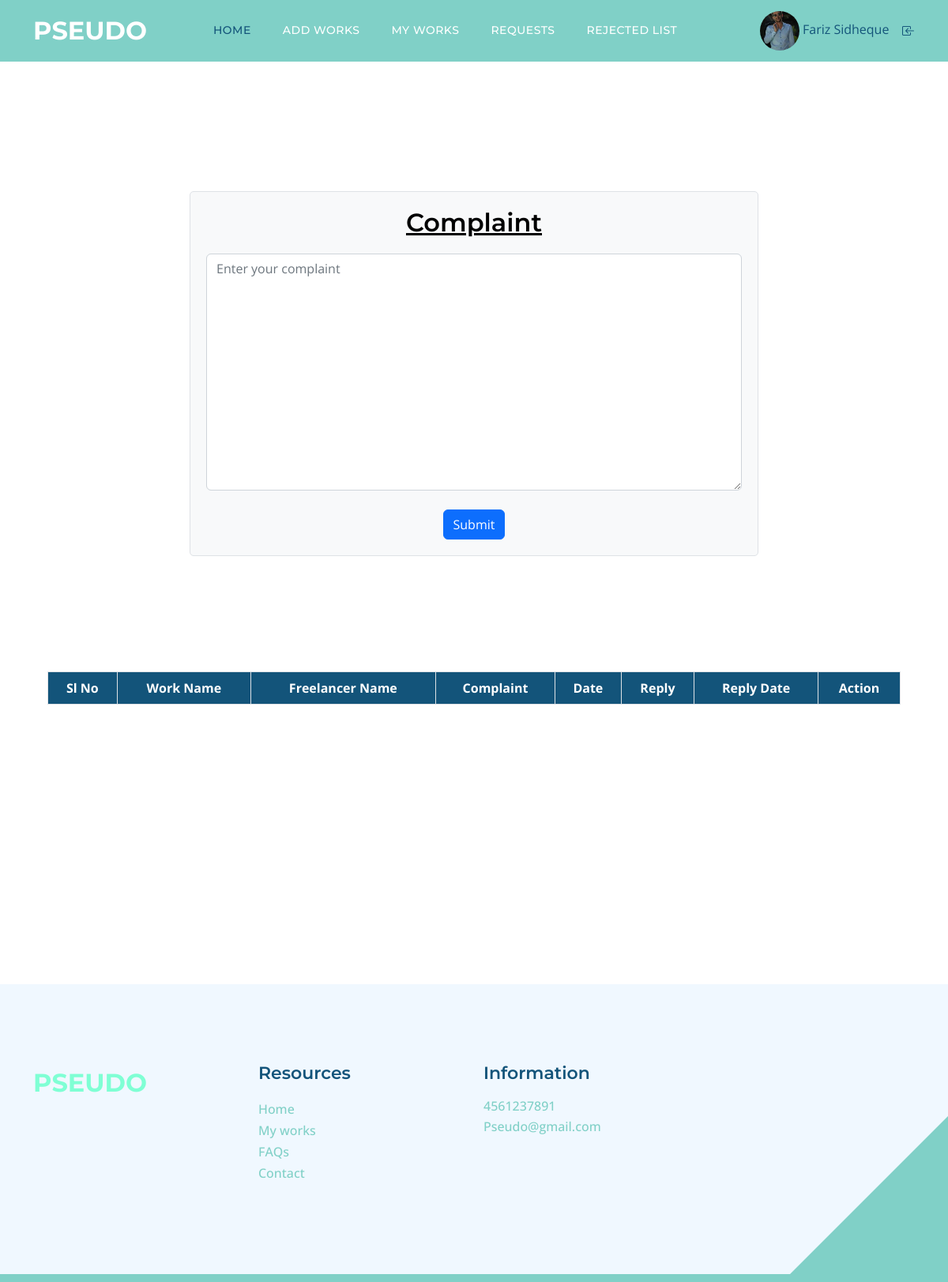
Page /client/Clientcomplaint.php (signed in) on the earlier database version.
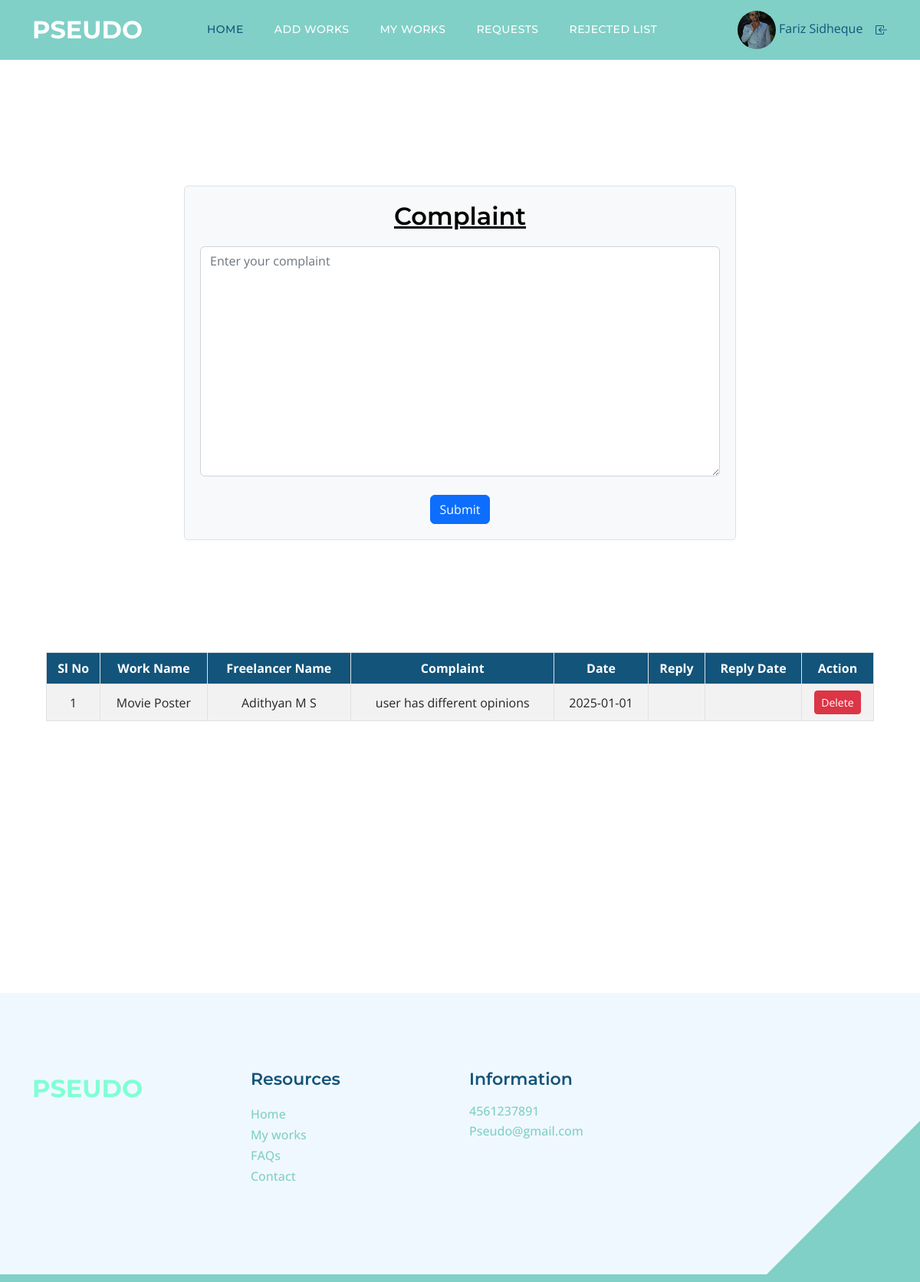
Same page on the later database version.
### tables this page shows
CREATE TABLE `tbl_complaint` (
  `complaint_id` int(11) NOT NULL,
  `complaint_details` varchar(1000) NOT NULL,
  `complaint_date` varchar(20) NOT NULL,
  `complaint_reply` varchar(1000) NOT NULL,
  `freelan_id` int(11) NOT NULL,
  `client_id` int(11) NOT NULL,
  `request_id` int(11) NOT NULL,
  `complaint_status` int(11) NOT NULL,
  `complaint_rdate` varchar(50) NOT NULL
);

CREATE TABLE `tbl_work` (
  `work_id` int(11) NOT NULL,
  `work_name` varchar(100) NOT NULL,
  `work_price` varchar(50) NOT NULL,
  `work_details` varchar(1000) NOT NULL,
  `work_doc` varchar(50) NOT NULL,
  `client_id` int(11) NOT NULL,
  `subcat_id` int(11) NOT NULL,
  `work_final` varchar(100) NOT NULL,
  `work_status` int(11) NOT NULL DEFAULT 0
);

CREATE TABLE `tbl_freelan` (
  `freelan_id` int(11) NOT NULL,
  `freelan_name` varchar(50) NOT NULL,
  `freelan_email` varchar(50) NOT NULL,
  `place_id` int(11) NOT NULL,
  `freelan_address` varchar(200) NOT NULL,
  `freelan_photo` varchar(50) NOT NULL,
  `freelan_proof` varchar(50) NOT NULL,
  `freelan_password` varchar(50) NOT NULL,
  `freelan_dob` varchar(20) NOT NULL,
  `freelan_contact` varchar(20) NOT NULL,
  `freelan_status` int(11) NOT NULL,
  `freelan_gender` varchar(50) NOT NULL
);

### client/Clientcomplaint.php (the view, shortened to what this page needs)
<?php
include('Header.php');
        ?>
<!DOCTYPE html PUBLIC "-//W3C//DTD XHTML 1.0 Transitional//EN" "http://www.w3.org/TR/xhtml1/DTD/xhtml1-transitional.dtd">
<html xmlns="http://www.w3.org/1999/xhtml">
<head>
</head>
<body>
<form id="frm_complaint" name="frm_complaint" method="post" action="">
<div class="container form-container">
    <form method="post" action="your_action_page.php">
        <h3 class="text-center">Complaint</h3>
        <div class="form-group">
            <textarea class="form-control" name="txt_complaint" id="txt_complaint" placeholder="Enter your complaint"></textarea>
        </div>
        <br>
        <div class="form-group text-center">
            <button type="submit" name="btn_submit" class="btn btn-primary">Submit</button>
        </div>
    </form>
</div>
  <p>&nbsp;</p>
  <p>&nbsp;</p>
  <div class="table-container">
    <table class="table table-bordered">
        <thead>
            <tr>
                <th scope="col">Sl No</th>
                <th scope="col">Work Name</th>
                <th scope="col">Freelancer Name</th>
                <th scope="col">Complaint</th>
                <th scope="col">Date</th>
                <th scope="col">Reply</th>
                <th scope="col">Reply Date</th>
                <th scope="col">Action</th>
            </tr>
        </thead>
        <tbody>
        <?php
	$i=0;
			$selqry="select * from tbl_complaint u
            inner join tbl_request j on u.request_id=j.request_id
            inner join tbl_work p on j.work_id=p.work_id
            inner join tbl_freelan k on j.freelan_id=k.freelan_id
            where u.client_id=".$_SESSION['cid'];
			$complaint=$con->query($selqry);
  				while($data=$complaint->fetch_assoc())
  					{
	  				$i++;
		?>
            <tr>
                <td><?php echo $i ?></td>
                <td><?php echo $data['work_name'] ?></td>
                <td><?php echo $data['freelan_name'] ?></td>
                <td><?php echo $data['complaint_details'] ?></td>
                <td><?php echo $data['complaint_date'] ?></td>
                <td><?php echo $data['complaint_reply'] ?></td>
                <td><?php echo $data['complaint_rdate'] ?></td>
                <td><a href="Clientcomplaint.php?did=<?php echo $data['complaint_id']?>" class="btn btn-danger btn-sm">Delete</a></td>
            </tr>
            <?php
                }
            ?>
        </tbody>
    </table>
</div>
  <p>&nbsp;</p>
</form>
</body>
<?php
include('Footer.php');
?>
</html>

Differences in the rows shown:
added tbl_complaint: tbl_work.work_name "Movie Poster", tbl_freelan.freelan_name "Adithyan M S", complaint_details "user has different opinions", complaint_date "2025-01-01"
